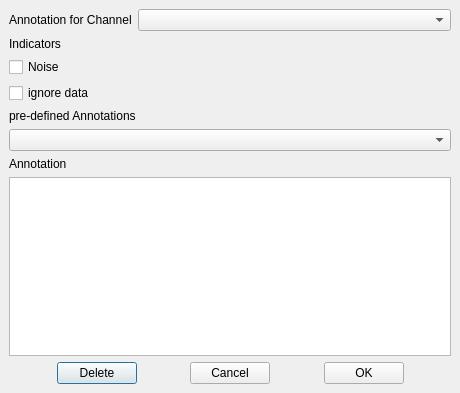
<ui version="4.0" >
 <author></author>
 <comment></comment>
 <exportmacro></exportmacro>
 <class>annot_dlg_ui</class>
 <widget class="QDialog" name="annot_dlg_ui" >
  <property name="geometry" >
   <rect>
    <x>0</x>
    <y>0</y>
    <width>460</width>
    <height>393</height>
   </rect>
  </property>
  <property name="windowTitle" >
   <string>Edit Annotation</string>
  </property>
  <layout class="QGridLayout" >
   <property name="margin" >
    <number>9</number>
   </property>
   <property name="spacing" >
    <number>6</number>
   </property>
   <item row="0" column="0" >
    <layout class="QVBoxLayout" >
     <property name="margin" >
      <number>0</number>
     </property>
     <property name="spacing" >
      <number>6</number>
     </property>
     <item>
      <layout class="QHBoxLayout" >
       <property name="margin" >
        <number>0</number>
       </property>
       <property name="spacing" >
        <number>6</number>
       </property>
       <item>
        <widget class="QLabel" name="textLabel1" >
         <property name="text" >
          <string>Annotation for Channel</string>
         </property>
        </widget>
       </item>
       <item>
        <widget class="QComboBox" name="ch_list" >
         <property name="sizePolicy" >
          <sizepolicy>
           <hsizetype>7</hsizetype>
           <vsizetype>0</vsizetype>
           <horstretch>0</horstretch>
           <verstretch>0</verstretch>
          </sizepolicy>
         </property>
        </widget>
       </item>
      </layout>
     </item>
     <item>
      <layout class="QVBoxLayout" >
       <property name="margin" >
        <number>0</number>
       </property>
       <property name="spacing" >
        <number>6</number>
       </property>
       <item>
        <widget class="QLabel" name="textLabel4" >
         <property name="text" >
          <string>Indicators</string>
         </property>
        </widget>
       </item>
       <item>
        <widget class="QCheckBox" name="noise" >
         <property name="text" >
          <string>Noise</string>
         </property>
        </widget>
       </item>
       <item>
        <widget class="QCheckBox" name="ignore" >
         <property name="text" >
          <string>ignore data</string>
         </property>
        </widget>
       </item>
      </layout>
     </item>
     <item>
      <layout class="QVBoxLayout" >
       <property name="margin" >
        <number>0</number>
       </property>
       <property name="spacing" >
        <number>6</number>
       </property>
       <item>
        <widget class="QLabel" name="textLabel2" >
         <property name="text" >
          <string>pre-defined Annotations</string>
         </property>
        </widget>
       </item>
       <item>
        <widget class="QComboBox" name="annot_list" >
         <property name="sizePolicy" >
          <sizepolicy>
           <hsizetype>7</hsizetype>
           <vsizetype>0</vsizetype>
           <horstretch>0</horstretch>
           <verstretch>0</verstretch>
          </sizepolicy>
         </property>
        </widget>
       </item>
      </layout>
     </item>
     <item>
      <layout class="QVBoxLayout" >
       <property name="margin" >
        <number>0</number>
       </property>
       <property name="spacing" >
        <number>6</number>
       </property>
       <item>
        <widget class="QLabel" name="textLabel3" >
         <property name="text" >
          <string>Annotation</string>
         </property>
        </widget>
       </item>
       <item>
        <widget class="QTextEdit" name="annot_text" />
       </item>
      </layout>
     </item>
     <item>
      <layout class="QHBoxLayout" >
       <property name="margin" >
        <number>0</number>
       </property>
       <property name="spacing" >
        <number>6</number>
       </property>
       <item>
        <spacer>
         <property name="orientation" >
          <enum>Qt::Horizontal</enum>
         </property>
         <property name="sizeType" >
          <enum>QSizePolicy::Expanding</enum>
         </property>
         <property name="sizeHint" >
          <size>
           <width>20</width>
           <height>20</height>
          </size>
         </property>
        </spacer>
       </item>
       <item>
        <widget class="QPushButton" name="del_btn" >
         <property name="text" >
          <string>Delete</string>
         </property>
        </widget>
       </item>
       <item>
        <spacer>
         <property name="orientation" >
          <enum>Qt::Horizontal</enum>
         </property>
         <property name="sizeType" >
          <enum>QSizePolicy::Expanding</enum>
         </property>
         <property name="sizeHint" >
          <size>
           <width>40</width>
           <height>20</height>
          </size>
         </property>
        </spacer>
       </item>
       <item>
        <widget class="QPushButton" name="cancel_btn" >
         <property name="text" >
          <string>Cancel</string>
         </property>
        </widget>
       </item>
       <item>
        <spacer>
         <property name="orientation" >
          <enum>Qt::Horizontal</enum>
         </property>
         <property name="sizeType" >
          <enum>QSizePolicy::Expanding</enum>
         </property>
         <property name="sizeHint" >
          <size>
           <width>40</width>
           <height>20</height>
          </size>
         </property>
        </spacer>
       </item>
       <item>
        <widget class="QPushButton" name="ok_btn" >
         <property name="text" >
          <string>OK</string>
         </property>
        </widget>
       </item>
       <item>
        <spacer>
         <property name="orientation" >
          <enum>Qt::Horizontal</enum>
         </property>
         <property name="sizeType" >
          <enum>QSizePolicy::Expanding</enum>
         </property>
         <property name="sizeHint" >
          <size>
           <width>20</width>
           <height>20</height>
          </size>
         </property>
        </spacer>
       </item>
      </layout>
     </item>
    </layout>
   </item>
  </layout>
 </widget>
 <layoutdefault spacing="6" margin="11" />
 <pixmapfunction>qPixmapFromMimeSource</pixmapfunction>
 <resources/>
 <connections/>
</ui>
